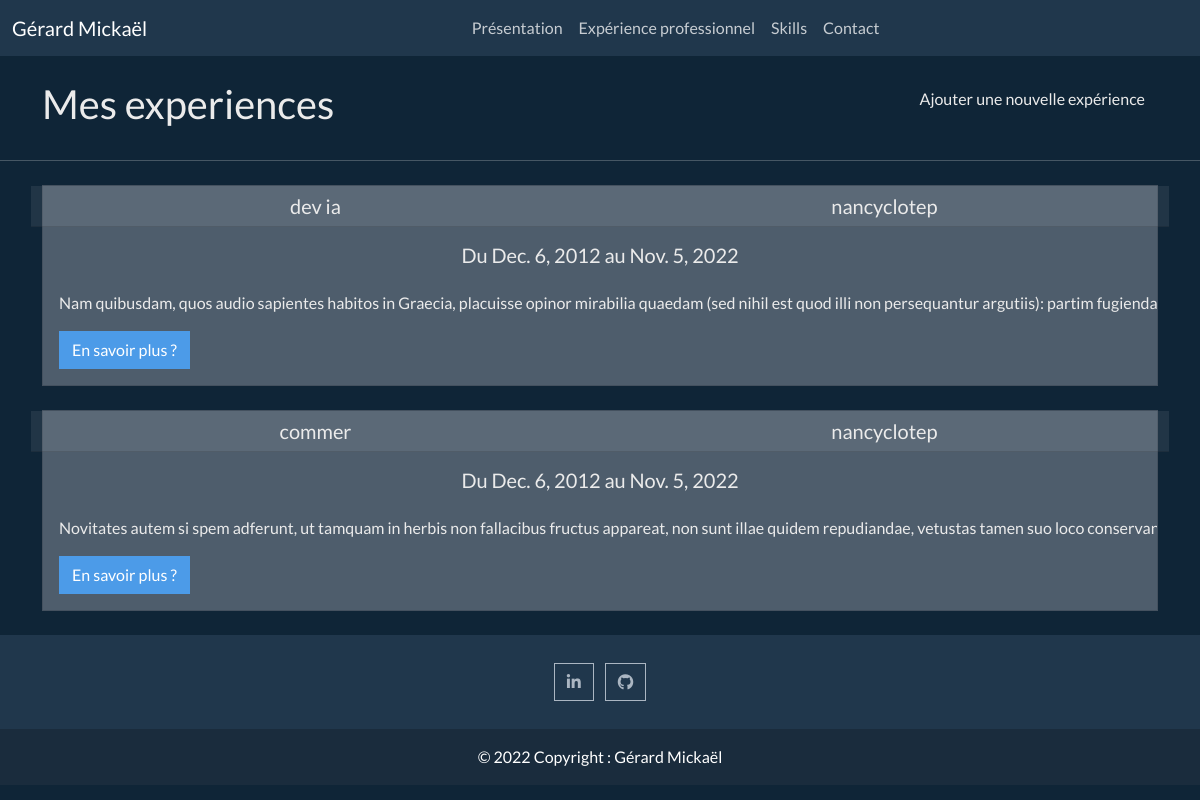
Page /experience on the earlier database version.
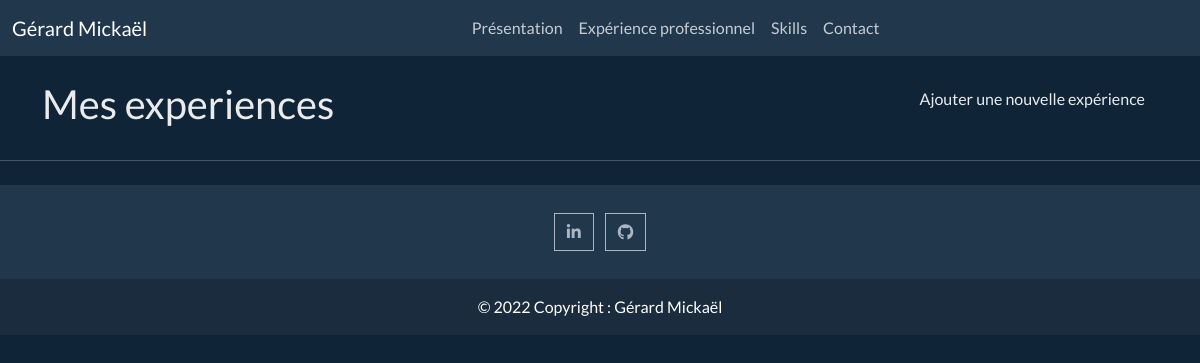
Same page on the later database version.
### experience/models.py (models this page shows, shortened)
class ExperiencePro(models.Model):
    metier = models.CharField(max_length=150)
    societe = models.CharField(max_length=150)
    contenu = models.TextField()
    slug = models.SlugField(max_length=100)
    date_start = models.DateField()
    date_end = models.DateField()
    image = models.ImageField(default='default.jpg')

### experience/views.py (the view)
# urls.py: path('experience', views.experiences_pro, name='experiences'),
def experiences_pro(request):
    experiences = ExperiencePro.objects.all()
    return render(request, 'experience/experience.html', context={'experiences': experiences})

### experience/templates/experience/experience.html (shortened to what this page needs)
{% extends 'navbar_footer.html' %}
{% block contenu %}
    <div class="container mt-4">
        <div class="row">
            <div class="col-lg-6 text-lg-start">
                <h1>Mes experiences</h1>
            </div>
            <div class="col-lg-6 text-lg-end">
                <a  class="btn btn-black" href="{% url 'experiences:creer' %}">Ajouter une nouvelle expérience</a>
            </div>
        </div>
    </div>
    <hr class="my-4">
<div class="container">
    {% for experience in experiences %}
    <div class="card mb-4">
        <div class="row">
          <h5 class="card-header col-6 text-center">{{ experience.metier }}</h5>
            <h5 class="card-header col-6 text-center">{{ experience.societe }}</h5>
        </div>
        <div class="card-body text-truncate">
            <h5 class="card-title text-center mb-4">Du {{experience.date_start}} au {{experience.date_end}}</h5>
            <p class="card-text">{{experience.contenu}}</p>
            <a href="{% url 'experiences:experience' slug=experience.slug %}" class="btn btn-primary" >En savoir plus ?</a>
        </div>
    </div>
    {% endfor %}
</div>
{% endblock %}

### templates/navbar_footer.html (shortened to what this page needs)
<!DOCTYPE html>
{% load static %}
<html lang="fr">
<head>
    <link href="https://cdn.jsdelivr.net/npm/bootstrap@5.1.3/dist/css/bootstrap.min.css" rel="stylesheet" integrit y="sha384-1BmE4kWBq78iYhFldvKuhfTAU6auU8tT94WrHftjDbrCEXSU1oBoqyl2QvZ6jIW3">
    <link rel="stylesheet" href="{% static 'css/bootstrap.min.css' %}">
    <link href="{% static 'fontawesomefree/css/all.min.css' %}" rel="stylesheet" type="text/css">
</head>
<body>
<nav class="navbar navbar-expand-lg navbar-dark bg-dark">
    <div class="container-fluid">
        <a class="navbar-brand" href="#">Gérard Mickaël</a>
        <div class="collapse navbar-collapse justify-content-lg-center" id="navbarColor02">
          <ul class="navbar-nav">
            <li class="nav-item">
              <a class="nav-link" href="{% url 'home' %}">Présentation</a>
            </li>
            <li class="nav-item">
              <a class="nav-link" href="{% url 'experiences:experiences' %}">Expérience professionnel</a>
            </li>
            <li class="nav-item">
              <a class="nav-link" href="{% url 'skills:skills' %}">Skills</a>
            </li>
            <li class="nav-item">
              <a class="nav-link" href="#">Contact</a>
            </li>
        </div>
    </div>
</nav>
    {% block contenu %} {% endblock %}
<footer class="bg-dark text-center text-white">
  <div class="container p-4 pb-0">
    <section class="mb-4">
      <a class="btn btn-outline-light btn-floating m-1" href="https://www.linkedin.com/in/gerard-mickael/"
         target="_blank" role="button">
          <i class="fab fa-linkedin-in"></i
      ></a>
      <a class="btn btn-outline-light btn-floating m-1" href="https://github.com/micka-sudo"
         target="_blank" role="button">
          <i class="fab fa-github"></i
      ></a>
    </section>
  </div>
  <div class="text-center p-3" style="background-color: rgba(0, 0, 0, 0.2);">
    &copy; 2022 Copyright : Gérard Mickaël
  </div>
</footer>
</body>
</html>

Differences in the rows shown:
removed ExperiencePro: metier "dev ia", societe "nancyclotep", date_start "Dec. 6, 2012", date_end "Nov. 5, 2022", contenu "Nam quibusdam, quos audio sapientes habitos in Graecia, placuisse opinor mirabilia quaedam (sed nihil est quod illi non persequantur argutiis): partim fugi…"
removed ExperiencePro: metier "commer", societe "nancyclotep", date_start "Dec. 6, 2012", date_end "Nov. 5, 2022", contenu "Novitates autem si spem adferunt, ut tamquam in herbis non fallacibus fructus appareat, non sunt illae quidem repudiandae, vetustas tamen suo loco conse…"
